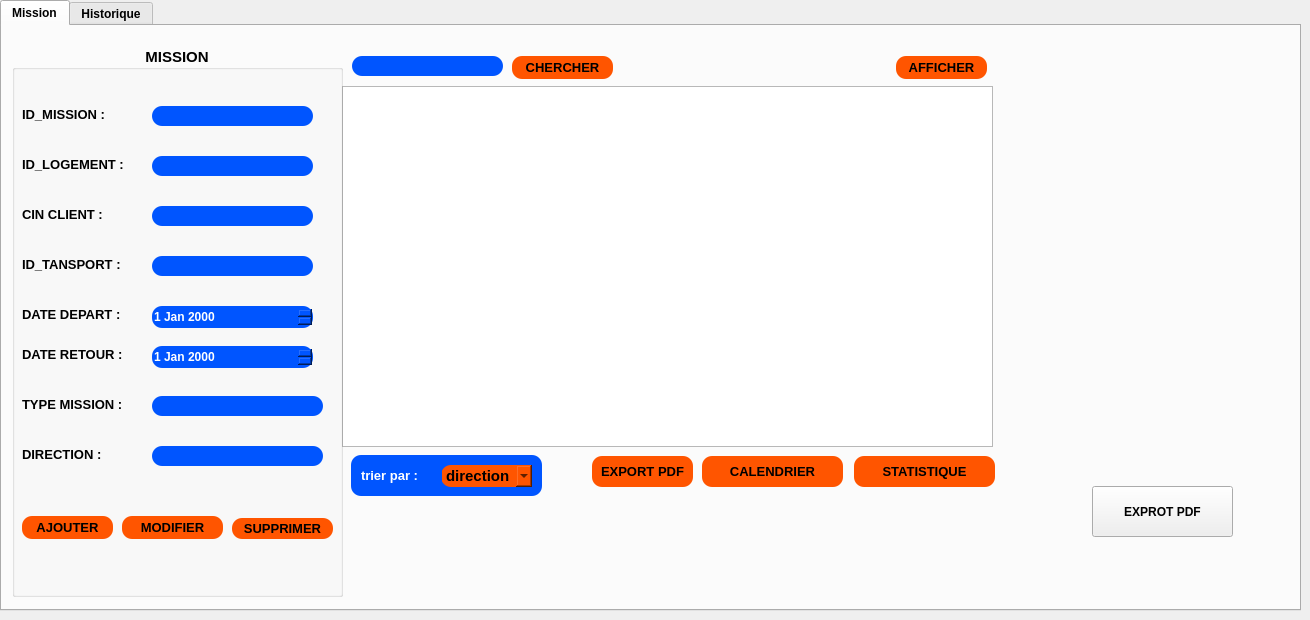
   <widget class="QWidget" name="tab_5">
    <attribute name="title">
     <string>Mission</string>
    </attribute>
    <widget class="QTabWidget" name="tabWidget_3">
     <property name="geometry">
      <rect>
       <x>0</x>
       <y>0</y>
       <width>1301</width>
       <height>611</height>
      </rect>
     </property>
     <property name="font">
      <font>
       <weight>75</weight>
       <bold>true</bold>
      </font>
     </property>
     <property name="currentIndex">
      <number>0</number>
     </property>
     <widget class="QWidget" name="tab_8">
      <attribute name="title">
       <string>Mission</string>
      </attribute>
      <widget class="QLabel" name="label_40">
       <property name="geometry">
        <rect>
         <x>1180</x>
         <y>170</y>
         <width>16</width>
         <height>16</height>
        </rect>
       </property>
       <property name="text">
        <string/>
       </property>
       <property name="pixmap">
        <pixmap>../../../../Downloads/—Pngtree—download arrow vector icon white_5249045 (1).png</pixmap>
       </property>
      </widget>
      <widget class="QLabel" name="label_47">
       <property name="geometry">
        <rect>
         <x>300</x>
         <y>50</y>
         <width>16</width>
         <height>16</height>
        </rect>
       </property>
       <property name="text">
        <string/>
       </property>
       <property name="pixmap">
        <pixmap>../../../../Downloads/searchmagnifierinterfacesymbol1_79893 (1).png</pixmap>
       </property>
      </widget>
      <widget class="QLabel" name="label_39">
       <property name="geometry">
        <rect>
         <x>1220</x>
         <y>250</y>
         <width>20</width>
         <height>21</height>
        </rect>
       </property>
       <property name="text">
        <string/>
       </property>
       <property name="pixmap">
        <pixmap>../../../../Downloads/—Pngtree—delete icon_4420857 (1).png</pixmap>
       </property>
      </widget>
      <widget class="QLabel" name="label_45">
       <property name="geometry">
        <rect>
         <x>1390</x>
         <y>700</y>
         <width>47</width>
         <height>14</height>
        </rect>
       </property>
       <property name="text">
        <string>TextLabel</string>
       </property>
      </widget>
      <widget class="QLabel" name="label_48">
       <property name="geometry">
        <rect>
         <x>980</x>
         <y>390</y>
         <width>101</width>
         <height>121</height>
        </rect>
       </property>
       <property name="text">
        <string/>
       </property>
       <property name="pixmap">
        <pixmap>../../../../Downloads/6_icon-icons.com_68891.png</pixmap>
       </property>
      </widget>
      <widget class="QLabel" name="label_20">
       <property name="geometry">
        <rect>
         <x>1180</x>
         <y>210</y>
         <width>16</width>
         <height>16</height>
        </rect>
       </property>
       <property name="text">
        <string/>
       </property>
       <property name="pixmap">
        <pixmap>../../../../Downloads/—Pngtree—download arrow vector icon white_5249045 (1).png</pixmap>
       </property>
      </widget>
      <widget class="QLabel" name="label_43">
       <property name="geometry">
        <rect>
         <x>1220</x>
         <y>170</y>
         <width>20</width>
         <height>21</height>
        </rect>
       </property>
       <property name="text">
        <string/>
       </property>
       <property name="pixmap">
        <pixmap>../../../../Downloads/—Pngtree—delete icon_4420857 (1).png</pixmap>
       </property>
      </widget>
      <widget class="QScrollBar" name="verticalScrollBar">
       <property name="geometry">
        <rect>
         <x>1420</x>
         <y>90</y>
         <width>16</width>
         <height>261</height>
        </rect>
       </property>
       <property name="orientation">
        <enum>Qt::Vertical</enum>
       </property>
      </widget>
      <widget class="QTableView" name="tab_mission">
       <property name="geometry">
        <rect>
         <x>340</x>
         <y>60</y>
         <width>651</width>
         <height>361</height>
        </rect>
       </property>
      </widget>
      <widget class="QLabel" name="label_46">
       <property name="geometry">
        <rect>
         <x>1220</x>
         <y>210</y>
         <width>20</width>
         <height>21</height>
        </rect>
       </property>
       <property name="text">
        <string/>
       </property>
       <property name="pixmap">
        <pixmap>../../../../Downloads/—Pngtree—delete icon_4420857 (1).png</pixmap>
       </property>
      </widget>
      <widget class="QLabel" name="label_41">
       <property name="geometry">
        <rect>
         <x>1180</x>
         <y>250</y>
         <width>16</width>
         <height>16</height>
        </rect>
       </property>
       <property name="text">
        <string/>
       </property>
       <property name="pixmap">
        <pixmap>../../../../Downloads/—Pngtree—download arrow vector icon white_5249045 (1).png</pixmap>
       </property>
      </widget>
      <widget class="QGroupBox" name="Formulaire">
       <property name="geometry">
        <rect>
         <x>10</x>
         <y>20</y>
         <width>331</width>
         <height>551</height>
        </rect>
       </property>
       <property name="font">
        <font>
         <family>MS Shell Dlg 2</family>
         <pointsize>11</pointsize>
         <weight>75</weight>
         <italic>false</italic>
         <bold>true</bold>
        </font>
       </property>
       <property name="styleSheet">
        <string notr="true"/>
       </property>
       <property name="title">
        <string>MISSION</string>
       </property>
       <property name="alignment">
        <set>Qt::AlignCenter</set>
       </property>
       <widget class="QLabel" name="label_38">
        <property name="geometry">
         <rect>
          <x>10</x>
          <y>60</y>
          <width>101</width>
          <height>16</height>
         </rect>
        </property>
        <property name="font">
         <font>
          <family>MS Shell Dlg 2</family>
          <pointsize>10</pointsize>
          <weight>75</weight>
          <italic>false</italic>
          <bold>true</bold>
         </font>
        </property>
        <property name="styleSheet">
         <string notr="true"/>
        </property>
        <property name="text">
         <string>ID_MISSION :</string>
        </property>
       </widget>
       <widget class="QLabel" name="label_42">
        <property name="geometry">
         <rect>
          <x>10</x>
          <y>110</y>
          <width>121</width>
          <height>16</height>
         </rect>
        </property>
        <property name="font">
         <font>
          <family>MS Shell Dlg 2</family>
          <pointsize>10</pointsize>
          <weight>75</weight>
          <italic>false</italic>
          <bold>true</bold>
         </font>
        </property>
        <property name="styleSheet">
         <string notr="true"/>
        </property>
        <property name="text">
         <string>ID_LOGEMENT :</string>
        </property>
       </widget>
       <widget class="QLabel" name="label_44">
        <property name="geometry">
         <rect>
          <x>10</x>
          <y>160</y>
          <width>111</width>
          <height>16</height>
         </rect>
        </property>
        <property name="font">
         <font>
          <family>MS Shell Dlg 2</family>
          <pointsize>10</pointsize>
          <weight>75</weight>
          <italic>false</italic>
          <bold>true</bold>
         </font>
        </property>
        <property name="styleSheet">
         <string notr="true"/>
        </property>
        <property name="text">
         <string>CIN CLIENT :</string>
        </property>
       </widget>
       <widget class="QLabel" name="label_49">
        <property name="geometry">
         <rect>
          <x>10</x>
          <y>210</y>
          <width>171</width>
          <height>16</height>
         </rect>
        </property>
        <property name="font">
         <font>
          <pointsize>10</pointsize>
          <weight>75</weight>
          <bold>true</bold>
         </font>
        </property>
        <property name="styleSheet">
         <string notr="true"/>
        </property>
        <property name="text">
         <string>ID_TANSPORT :</string>
        </property>
       </widget>
       <widget class="QLabel" name="label_50">
        <property name="geometry">
         <rect>
          <x>10</x>
          <y>260</y>
          <width>151</width>
          <height>16</height>
         </rect>
        </property>
        <property name="font">
         <font>
          <family>MS Shell Dlg 2</family>
          <pointsize>10</pointsize>
          <weight>75</weight>
          <italic>false</italic>
          <bold>true</bold>
         </font>
        </property>
        <property name="text">
         <string>DATE DEPART :</string>
        </property>
       </widget>
       <widget class="QLabel" name="label_51">
        <property name="geometry">
         <rect>
          <x>10</x>
          <y>300</y>
          <width>111</width>
          <height>16</height>
         </rect>
        </property>
        <property name="font">
         <font>
          <pointsize>10</pointsize>
          <weight>75</weight>
          <bold>true</bold>
         </font>
        </property>
        <property name="text">
         <string>DATE RETOUR :</string>
        </property>
       </widget>
       <widget class="QLabel" name="label_52">
        <property name="geometry">
         <rect>
          <x>10</x>
          <y>350</y>
          <width>121</width>
          <height>16</height>
         </rect>
        </property>
        <property name="font">
         <font>
          <pointsize>10</pointsize>
          <weight>75</weight>
          <bold>true</bold>
         </font>
        </property>
        <property name="text">
         <string>TYPE MISSION :</string>
        </property>
       </widget>
       <widget class="QLabel" name="label_53">
        <property name="geometry">
         <rect>
          <x>10</x>
          <y>400</y>
          <width>101</width>
          <height>16</height>
         </rect>
        </property>
        <property name="font">
         <font>
          <pointsize>10</pointsize>
          <weight>75</weight>
          <bold>true</bold>
         </font>
        </property>
        <property name="text">
         <string>DIRECTION :</string>
        </property>
       </widget>
       <widget class="QLineEdit" name="le_id">
        <property name="geometry">
         <rect>
          <x>140</x>
          <y>60</y>
          <width>161</width>
          <height>20</height>
         </rect>
        </property>
        <property name="font">
         <font>
          <pointsize>9</pointsize>
          <weight>75</weight>
          <bold>true</bold>
         </font>
        </property>
        <property name="styleSheet">
         <string notr="true">color: rgb(255,255,255);
background-color: rgb(0, 85, 255);
border-radius:10px;</string>
        </property>
        <property name="text">
         <string/>
        </property>
       </widget>
       <widget class="QLineEdit" name="le_log">
        <property name="geometry">
         <rect>
          <x>140</x>
          <y>110</y>
          <width>161</width>
          <height>20</height>
         </rect>
        </property>
        <property name="font">
         <font>
          <pointsize>9</pointsize>
          <weight>75</weight>
          <bold>true</bold>
         </font>
        </property>
        <property name="styleSheet">
         <string notr="true">color: rgb(255,255,255);
background-color: rgb(0, 85, 255);
border-radius:10px;</string>
        </property>
        <property name="text">
         <string/>
        </property>
       </widget>
       <widget class="QLineEdit" name="le_cin">
        <property name="geometry">
         <rect>
          <x>140</x>
          <y>160</y>
          <width>161</width>
          <height>20</height>
         </rect>
        </property>
        <property name="font">
         <font>
          <pointsize>9</pointsize>
          <weight>75</weight>
          <bold>true</bold>
         </font>
        </property>
        <property name="styleSheet">
         <string notr="true">color: rgb(255,255,255);
background-color: rgb(0, 85, 255);
border-radius:10px;</string>
        </property>
        <property name="text">
         <string/>
        </property>
       </widget>
       <widget class="QLineEdit" name="le_tran">
        <property name="geometry">
         <rect>
          <x>140</x>
          <y>210</y>
          <width>161</width>
          <height>20</height>
         </rect>
        </property>
        <property name="font">
         <font>
          <pointsize>9</pointsize>
          <weight>75</weight>
          <bold>true</bold>
         </font>
        </property>
        <property name="styleSheet">
         <string notr="true">color: rgb(255,255,255);
background-color: rgb(0, 85, 255);
border-radius:10px;</string>
        </property>
        <property name="text">
         <string/>
        </property>
       </widget>
       <widget class="QLineEdit" name="le_type">
        <property name="geometry">
         <rect>
          <x>140</x>
          <y>350</y>
          <width>171</width>
          <height>20</height>
         </rect>
        </property>
        <property name="font">
         <font>
          <pointsize>9</pointsize>
          <weight>75</weight>
          <bold>true</bold>
         </font>
        </property>
        <property name="styleSheet">
         <string notr="true">color: rgb(255,255,255);
background-color: rgb(0, 85, 255);
border-radius:10px;</string>
        </property>
        <property name="text">
         <string/>
        </property>
       </widget>
       <widget class="QLineEdit" name="le_direction">
        <property name="geometry">
         <rect>
          <x>140</x>
          <y>400</y>
          <width>171</width>
          <height>20</height>
         </rect>
        </property>
        <property name="font">
         <font>
          <pointsize>9</pointsize>
          <weight>75</weight>
          <bold>true</bold>
         </font>
        </property>
        <property name="styleSheet">
         <string notr="true">color: rgb(255,255,255);
background-color: rgb(0, 85, 255);
border-radius:10px;</string>
        </property>
        <property name="text">
         <string/>
        </property>
       </widget>
       <widget class="QPushButton" name="pb_ajouter_2">
        <property name="geometry">
         <rect>
          <x>10</x>
          <y>470</y>
          <width>91</width>
          <height>23</height>
         </rect>
        </property>
        <property name="font">
         <font>
          <pointsize>10</pointsize>
          <weight>75</weight>
          <bold>true</bold>
         </font>
        </property>
        <property name="styleSheet">
         <string notr="true">QPushButton{
color: rgb(0, 0, 0);
background-color: rgb(255, 85, 0);
border-radius:10px;
}
QPushButton:hover{

color:rgb(255, 85, 0);
background-color: rgb(0, 0, 0);
}</string>
        </property>
        <property name="text">
         <string>AJOUTER</string>
        </property>
       </widget>
       <widget class="QPushButton" name="pb_update">
        <property name="geometry">
         <rect>
          <x>110</x>
          <y>470</y>
          <width>101</width>
          <height>23</height>
         </rect>
        </property>
        <property name="font">
         <font>
          <pointsize>10</pointsize>
          <weight>75</weight>
          <bold>true</bold>
         </font>
        </property>
        <property name="styleSheet">
         <string notr="true">QPushButton{
color: rgb(0, 0, 0);
background-color: rgb(255, 85, 0);
border-radius:10px;
}
QPushButton:hover{

color:rgb(255, 85, 0);
background-color: rgb(0, 0, 0);
}</string>
        </property>
        <property name="text">
         <string>MODIFIER</string>
        </property>
       </widget>
       <widget class="QDateEdit" name="le_depart">
        <property name="geometry">
         <rect>
          <x>140</x>
          <y>260</y>
          <width>161</width>
          <height>22</height>
         </rect>
        </property>
        <property name="font">
         <font>
          <pointsize>9</pointsize>
          <weight>75</weight>
          <bold>true</bold>
         </font>
        </property>
        <property name="styleSheet">
         <string notr="true">color: rgb(255,255,255);
background-color: rgb(0, 85, 255);
border-radius:10px;</string>
        </property>
       </widget>
       <widget class="QDateEdit" name="le_retour">
        <property name="geometry">
         <rect>
          <x>140</x>
          <y>300</y>
          <width>161</width>
          <height>22</height>
         </rect>
        </property>
        <property name="font">
         <font>
          <pointsize>9</pointsize>
          <weight>75</weight>
          <bold>true</bold>
         </font>
        </property>
        <property name="styleSheet">
         <string notr="true">color: rgb(255,255,255);
background-color: rgb(0, 85, 255);
border-radius:10px;</string>
        </property>
       </widget>
       <widget class="QPushButton" name="pb_supprimer_2">
        <property name="geometry">
         <rect>
          <x>220</x>
          <y>472</y>
          <width>101</width>
          <height>21</height>
         </rect>
        </property>
        <property name="font">
         <font>
          <family>MS Shell Dlg 2</family>
          <pointsize>10</pointsize>
          <weight>75</weight>
          <italic>false</italic>
          <bold>true</bold>
         </font>
        </property>
        <property name="styleSheet">
         <string notr="true">QPushButton{
color: rgb(0, 0, 0);
background-color: rgb(255, 85, 0);
border-radius:10px;
}
QPushButton:hover{

color:rgb(255, 85, 0);
background-color: rgb(0, 0, 0);
}</string>
        </property>
        <property name="text">
         <string>SUPPRIMER</string>
        </property>
       </widget>
      </widget>
      <widget class="QLineEdit" name="le_recherche">
       <property name="geometry">
        <rect>
         <x>350</x>
         <y>30</y>
         <width>151</width>
         <height>20</height>
        </rect>
       </property>
       <property name="font">
        <font>
         <pointsize>9</pointsize>
         <weight>75</weight>
         <bold>true</bold>
        </font>
       </property>
       <property name="styleSheet">
        <string notr="true">color: rgb(255,255,255);
background-color: rgb(0, 85, 255);
border-radius:10px;</string>
       </property>
      </widget>
      <widget class="QPushButton" name="pushButton">
       <property name="geometry">
        <rect>
         <x>1090</x>
         <y>460</y>
         <width>141</width>
         <height>51</height>
        </rect>
       </property>
       <property name="text">
        <string>EXPROT PDF</string>
       </property>
      </widget>
      <widget class="QPushButton" name="pushButton_aff">
       <property name="geometry">
        <rect>
         <x>894</x>
         <y>30</y>
         <width>91</width>
         <height>23</height>
        </rect>
       </property>
       <property name="font">
        <font>
         <pointsize>10</pointsize>
         <weight>75</weight>
         <bold>true</bold>
        </font>
       </property>
       <property name="styleSheet">
        <string notr="true">QPushButton{
color: rgb(0, 0, 0);
background-color: rgb(255, 85, 0);
border-radius:10px;
}
QPushButton:hover{

color:rgb(255, 85, 0);
background-color: rgb(0, 0, 0);
}</string>
       </property>
       <property name="text">
        <string>AFFICHER</string>
       </property>
      </widget>
      <widget class="QPushButton" name="pushButton_rech">
       <property name="geometry">
        <rect>
         <x>510</x>
         <y>30</y>
         <width>101</width>
         <height>23</height>
        </rect>
       </property>
       <property name="font">
        <font>
         <pointsize>10</pointsize>
         <weight>75</weight>
         <bold>true</bold>
        </font>
       </property>
       <property name="styleSheet">
        <string notr="true">QPushButton{
color: rgb(0, 0, 0);
background-color: rgb(255, 85, 0);
border-radius:10px;
}
QPushButton:hover{

color:rgb(255, 85, 0);
background-color: rgb(0, 0, 0);
}</string>
       </property>
       <property name="text">
        <string>CHERCHER</string>
       </property>
      </widget>
      <widget class="QPushButton" name="le_stat">
       <property name="geometry">
        <rect>
         <x>852</x>
         <y>430</y>
         <width>141</width>
         <height>31</height>
        </rect>
       </property>
       <property name="font">
        <font>
         <pointsize>10</pointsize>
         <weight>75</weight>
         <bold>true</bold>
        </font>
       </property>
       <property name="styleSheet">
        <string notr="true">QPushButton{
color: rgb(0, 0, 0);
background-color: rgb(255, 85, 0);
border-radius:10px;
}
QPushButton:hover{

color:rgb(255, 85, 0);
background-color: rgb(0, 0, 0);
}</string>
       </property>
       <property name="text">
        <string>STATISTIQUE</string>
       </property>
      </widget>
      <widget class="QGroupBox" name="groupBox_4">
       <property name="geometry">
        <rect>
         <x>349</x>
         <y>429</y>
         <width>191</width>
         <height>41</height>
        </rect>
       </property>
       <property name="styleSheet">
        <string notr="true">color: rgb(255,255,255);
background-color: rgb(0, 85, 255);
border-radius:10px;</string>
       </property>
       <property name="title">
        <string/>
       </property>
       <widget class="QComboBox" name="comboBox_2">
        <property name="geometry">
         <rect>
          <x>90</x>
          <y>10</y>
          <width>91</width>
          <height>22</height>
         </rect>
        </property>
        <property name="font">
         <font>
          <pointsize>11</pointsize>
          <weight>75</weight>
          <bold>true</bold>
         </font>
        </property>
        <property name="styleSheet">
         <string notr="true">QComboBox{
color: rgb(0, 0, 0);
background-color: rgb(255, 85, 0);
border-radius:10px;
}</string>
        </property>
        <item>
         <property name="text">
          <string>direction</string>
         </property>
        </item>
        <item>
         <property name="text">
          <string>type</string>
         </property>
        </item>
       </widget>
       <widget class="QLabel" name="label_10">
        <property name="geometry">
         <rect>
          <x>10</x>
          <y>0</y>
          <width>81</width>
          <height>41</height>
         </rect>
        </property>
        <property name="font">
         <font>
          <family>MS Shell Dlg 2</family>
          <pointsize>10</pointsize>
          <weight>75</weight>
          <italic>false</italic>
          <bold>true</bold>
         </font>
        </property>
        <property name="text">
         <string>trier par :</string>
        </property>
       </widget>
      </widget>
      <widget class="QPushButton" name="pushButton_13">
       <property name="geometry">
        <rect>
         <x>700</x>
         <y>430</y>
         <width>141</width>
         <height>31</height>
        </rect>
       </property>
       <property name="font">
        <font>
         <family>MS Shell Dlg 2</family>
         <pointsize>10</pointsize>
         <weight>75</weight>
         <italic>false</italic>
         <bold>true</bold>
        </font>
       </property>
       <property name="styleSheet">
        <string notr="true">QPushButton{
color: rgb(0, 0, 0);
background-color: rgb(255, 85, 0);
border-radius:10px;
}
QPushButton:hover{

color:rgb(255, 85, 0);
background-color: rgb(0, 0, 0);
}</string>
       </property>
       <property name="text">
        <string>CALENDRIER</string>
       </property>
      </widget>
      <widget class="QPushButton" name="pushButton_2">
       <property name="geometry">
        <rect>
         <x>590</x>
         <y>430</y>
         <width>101</width>
         <height>31</height>
        </rect>
       </property>
       <property name="font">
        <font>
         <pointsize>10</pointsize>
         <weight>75</weight>
         <bold>true</bold>
        </font>
       </property>
       <property name="styleSheet">
        <string notr="true">QPushButton{
color: rgb(0, 0, 0);
background-color: rgb(255, 85, 0);
border-radius:10px;
}
QPushButton:hover{

color:rgb(255, 85, 0);
background-color: rgb(0, 0, 0);
}</string>
       </property>
       <property name="text">
        <string>EXPORT PDF</string>
       </property>
      </widget>
     </widget>
     <widget class="QWidget" name="tab_11">
      <attribute name="title">
       <string>Historique</string>
      </attribute>
      <widget class="QTableView" name="tab_historique">
       <property name="geometry">
        <rect>
         <x>70</x>
         <y>200</y>
         <width>1141</width>
         <height>192</height>
        </rect>
       </property>
      </widget>
      <widget class="QPushButton" name="pushButton_3">
       <property name="geometry">
        <rect>
         <x>80</x>
         <y>110</y>
         <width>171</width>
         <height>28</height>
        </rect>
       </property>
       <property name="font">
        <font>
         <pointsize>10</pointsize>
         <weight>75</weight>
         <bold>true</bold>
        </font>
       </property>
       <property name="styleSheet">
        <string notr="true">QPushButton{
color: rgb(0, 0, 0);
background-color: rgb(255, 85, 0);
border-radius:10px;
}
QPushButton:hover{

color:rgb(255, 85, 0);
background-color: rgb(0, 0, 0);
}</string>
       </property>
       <property name="text">
        <string>afficher historique</string>
       </property>
      </widget>
     </widget>
    </widget>
   </widget>
